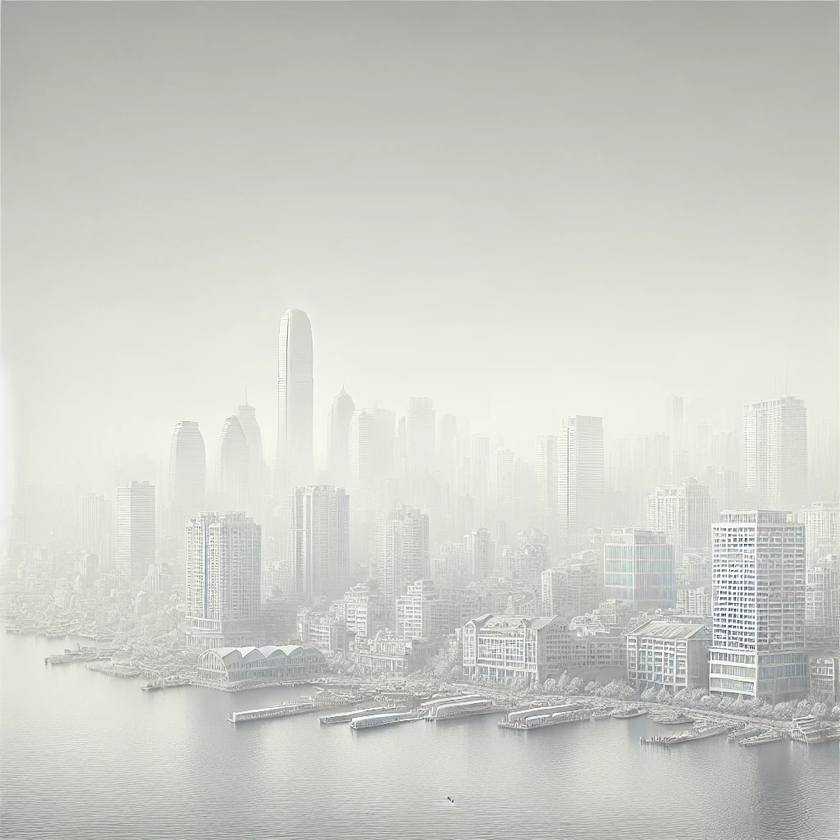
#> input picture Homework/assignment1/img/pic3.png, 840 x 840 px, shrunk from 1024 x 1024 before the run
$ python Q3.py   (older library calls are emulated)
#> lines starting #> are read from the running program, lines starting #| are printed output that depends on the picture
### Homework/assignment1/my_tools/manual_grayscale.py
import numpy as np
from my_tools import showImg
import cv2

def normalization(data):
	"""Normalize array to range [0, 1]"""
	min_val = np.min(data)
	max_val = np.max(data)
	if max_val - min_val == 0:
		return np.zeros_like(data, dtype=np.float32)
	return (data - min_val) / (max_val - min_val)

# [44 lines left out: functions manual_grayscale, color_to_gray, not called in this run]

# ฟังก์ชันสำหรับปรับความสว่างของภาพด้วยการแก้ไขแกมมา (Gamma Correction)
# แปลงข้อมูลเป็น float >> Normalize >> ยกกำลังด้วย gamma (ยิ่งน้อย ยิ่งสว่าง) >> คูณด้วย 255 แล้วแปลงกลับเป็น uint8
# ไม่ได้แปลงแค่สีเทา แต่แปลงได้กับภาพสีด้วยการแยกช่องสีแล้วปรับแกมมาทีละช่อง
def gamma_correction(gray: np.ndarray, gamma: float):
	"""Brighten/darken grayscale image with gamma correction.
	สำหรับปรับภาพมืดให้สว่างขึ้นด้วย γ<1 ex:gamma = 0.5
	หรือปรับภาพสว่างให้มืดลงด้วย γ>1 ex:gamma = 2.0
	"""
	if gray is None:
		raise ValueError("gray is None")
	if gray.ndim != 2:
		raise ValueError("gray must be a 2D grayscale image")
	if gamma <= 0:
		raise ValueError("gamma must be > 0")

	normalized = normalization(gray)  # Normalize to [0, 1]
	corrected = np.power(normalized, gamma)

    # np.clip(gray, 0, 255) บังคับให้ค่าพิกเซลอยู่ในช่วง 0–255 (กันค่าหลุดช่วง)
    # .astype(np.uint8) แปลงเป็นชนิดภาพมาตรฐาน 8-bit เพื่อให้ใช้กับการแสดงผล/บันทึกภาพได้ถูกต้อง
	return np.clip(corrected * 255.0, 0, 255).astype(np.uint8)

### Homework/assignment1/my_tools/hist.py
import numpy as np
import matplotlib.pyplot as plt


def calculate_histogram(gray_image):
    """
    คำนวณ histogram ของภาพเทาแบบเขียนเอง (ไม่ใช้ฟังก์ชันสำเร็จรูป)
    """
    if gray_image.ndim != 2:
        raise ValueError("gray_image must be a 2D grayscale image")

    # สร้าง array สำหรับเก็บจำนวนพิกเซลแต่ละค่า (0-255)
    hist = np.zeros(256, dtype=int)

    # นับจำนวนความถี่ของพิกเซลแต่ละค่า
    rows, cols = gray_image.shape
    for i in range(rows):
        for j in range(cols):
            pixel_value = gray_image[i, j]
            hist[pixel_value] += 1

    return hist


def plot_histogram(hist1, title='Histogram'):
    """
    แสดงกราฟ histogram ของภาพเทา
    """

    # แสดงกราฟ
    plt.figure(figsize=(10, 4))
    plt.bar(range(256), hist1, width=1, color='black', alpha=0.7)
    plt.xlim([0, 255])
    plt.xlabel('Pixel Intensity')
    plt.ylabel('Frequency')
    plt.title(title)
    plt.grid(alpha=0.3)
    plt.show()

# [27 lines left out: function compare_histograms, not called in this run]

def histogram_equalization(original_img):
    """
    Histogram Equalization เขียนมือเอง

    ขั้นตอน:
    1. คำนวณ histogram ของภาพต้นฉบับ
    2. คำนวณ CDF (Cumulative Distribution Function)
    3. Normalize CDF เป็นค่า 0-255
    4. Map พิกเซลแต่ละค่าไปยังค่าใหม่จาก transformation function

    Parameters:
        original_img: ภาพเทา (2D array) ค่า 0-255

    Returns:
        equalized_img: ภาพหลังจากการ equalization
    """

    # Step 1: คำนวณ histogram ของภาพต้นฉบับ
    hist = calculate_histogram(original_img)

    # Step 2: คำนวณ CDF (Cumulative Distribution Function)
    # CDF เป็นการสะสมของ histogram
    cdf = np.cumsum(hist)

    # Step 3: Normalize CDF เป็นค่า 0-255
    # สูตร: CDF_normalized = (CDF - CDF_min) / (CDF_max - CDF_min) * 255
    cdf_min = cdf[cdf > 0].min()  # ค่า CDF ที่ไม่ใช่ 0 ที่เล็กที่สุด
    cdf_normalized = ((cdf - cdf_min) / (cdf.max() - cdf_min) * 255).astype(np.uint8)

    # Step 4: Map พิกเซลเดิมไปยังค่าใหม่
    # ใช้ cdf_normalized เป็น lookup table
    equalized_img = cdf_normalized[original_img]

    return equalized_img

### Homework/assignment1/my_tools/edge_detection.py
import cv2
import numpy as np
from my_tools import manual_grayscale as manual

#เป็นการคำนวณหาค่าขอบโดยใช้สูตรของ Prewitt
def prewitt(img):
    mask_gx = np.array([[-1,0,1],[-1,0,1],[-1,0,1]], dtype=np.float32)
    mask_gy = np.array([[-1,-1,-1],[0,0,0],[1,1,1]], dtype=np.float32)
    gx = cv2.filter2D(img, cv2.CV_64F, mask_gx)
    gy = cv2.filter2D(img, cv2.CV_64F, mask_gy)
    out = np.sqrt(gx**2 + gy**2)
    # normalize ก่อนแสดงผล
    out = manual.normalization(out) * 255
    return out.astype(np.uint8)

### Homework/assignment1/my_tools/showImg.py
import cv2
import matplotlib.pyplot as plt

# [15 lines left out: function show_img_color, not called in this run]

def show_img_gray(image, title='Output Image'):
    """
    แสดงภาพผลลัพธ์ด้วย Matplotlib
    :param image: ภาพที่ต้องการแสดง (เป็น NumPy array)
    :param title: ชื่อหัวข้อของภาพ
    """

    # แสดงภาพด้วย Matplotlib
    plt.figure(figsize=(10, 6))
    plt.imshow(image, cmap='gray')
    plt.title(title)
    plt.axis('off')  # ซ่อนแกน
    plt.show()

# [9 lines left out: function show_img_with_cv2, not called in this run]

### Homework/assignment1/Q3.py
"""
ข้อที่ 3: การตรวจหาขอบภาพประสิทธิภาพสูง (Optimized Edge Detection)
โจทย์: ดำเนินการหาขอบภาพจากไฟล์ pic3.png ให้มีความคมชัดและสมบูรณ์ที่สุด
เงื่อนไขสำคัญ: นักศึกษาต้องดำเนินการ ปรับปรุงคุณภาพภาพ (Preprocessing) เพื่อจัดการกับปัญหาต้นฉบับก่อน
แล้วจึงเข้าสู่กระบวนการหาขอบภาพ (Edge Detection) เพื่อให้ได้ผลลัพธ์ที่มีประสิทธิภาพสูงสุด
"""

import cv2
import numpy as np
from my_tools.showImg import show_img_gray
from my_tools.edge_detection import  prewitt
from my_tools.hist import calculate_histogram, plot_histogram, histogram_equalization
from my_tools.manual_grayscale import gamma_correction

# อ่านภาพจากไฟล์
img  = cv2.imread('./img/pic3.png', cv2.IMREAD_GRAYSCALE)
#> img: shape (840, 840); min 55, max 255, mean 206
if img is None:
	raise FileNotFoundError("Cannot read ./img/pic3.png")
show_img_gray(img, title='Original Image')
print(f"min : {np.min(img)} , max : {np.max(img)}")
#| min : 55 , max : 255

# จากภาพต้นฉบับจะเห็นว่าภาพสว่างเกินไปต้องทำการลดความสว่างของภาพลง
# โดยใช้ power-law transformation (Gamma Correction) เพื่อให้ภาพมีมิติมากยิ่งขึ้น และเห็นรายละเอียดในภาพชัดเจนขึ้น
# ปรับความสว่างของภาพด้วยการแก้ไขแกมมากับแต่ละช่องสี
gamma = 2.0 # ปรับค่า gamma > 1 เพื่อทำให้ภาพมืดลง
enhanced_img = gamma_correction(img, gamma)
#> in normalization, `min_val = np.min(data)`: min_val = 55
#> in normalization, `max_val = np.max(data)`: max_val = 255
#> in gamma_correction, `corrected = np.power(normalized, gamma)`:
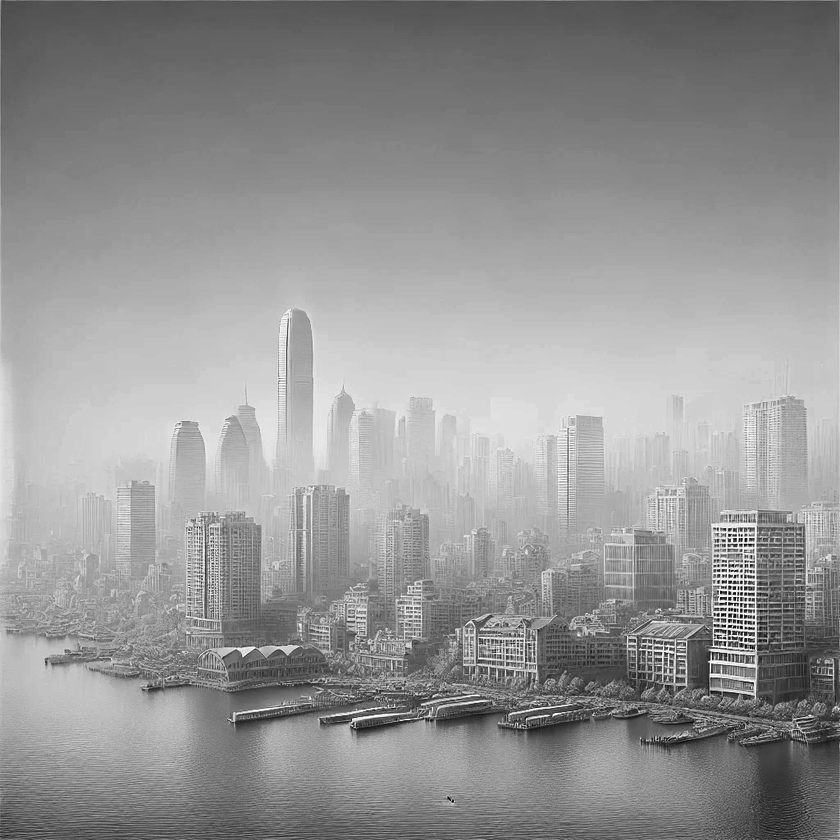
#> corrected: shape (840, 840) float64; min 0, max 1, mean 0.583
show_img_gray(enhanced_img, title='Enhanced Image')
print(f"min : {np.min(enhanced_img)} , max : {np.max(enhanced_img)}")
#| min : 0 , max : 255

# ปรับปรุงคุณภาพภาพด้วยการทำ Histogram Equalization
# จาก histogram จะเห็นว่าความถี่ของ pixel กระจุกตัวกันอยู่ตรงกลาง
# ไม่กระจายตัวเต็ม scale 0-255
# สรุปได้ว่าเป็น ภาพที่ Low Contrast
# แก้ได้โดย Histogram equalization
hist1 = calculate_histogram(enhanced_img)
#> after the loop in calculate_histogram, `for i in range(rows):`: hist = 256 values, max 15492 at index 193, min 0 at index 45, mean 2756.2
#> hist1 has the same summary as hist in calculate_histogram
plot_histogram(hist1, title='Gamma Corrected Histogram')
#> in plot_histogram, `plt.show()`:
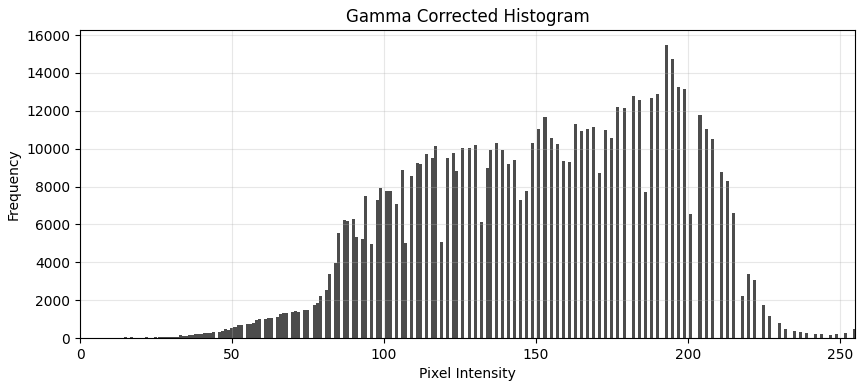
#> figure drawn by matplotlib, 1 panel; tallest bar 15492 high, from x = 192.5 to 193.5

# ที่ทำ histogram equalization ครั้งที่สอง เพราะภาพที่ผ่านการปรับความสว่างด้วย
# gamma correction แล้วยังมีปัญหาเรื่อง Low Contrast อยู่และยังไม่กระจายตัวเต็ม scale 0-255
equalized_img = histogram_equalization(enhanced_img)
#> in histogram_equalization, `cdf = np.cumsum(hist)`: cdf = 256 values from 7 to 705600
#> in histogram_equalization, `cdf_min = cdf[cdf > 0].min()`: cdf_min = 7
#> in histogram_equalization, `cdf_normalized = ((cdf - cdf_min) / (cdf.max() - cdf_min) * 255).astyp..`: cdf_normalized = 256 values from 0 to 255
#> in histogram_equalization, `equalized_img = cdf_normalized[original_img]`:
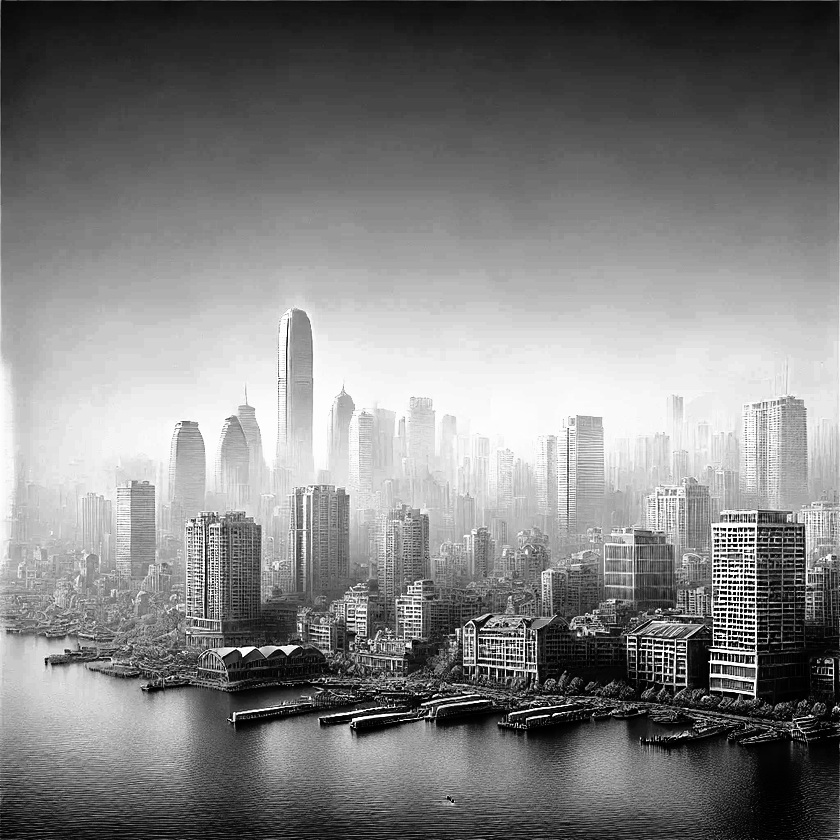
#> equalized_img: shape (840, 840); min 0, max 255, mean 128.7
hist2 = calculate_histogram(equalized_img)
#> hist2 = 256 values, max 15492 at index 211, min 0 at index 14, mean 2756.2
plot_histogram(hist2, title='Equalized Histogram')
#> call 2 of plot_histogram, with hist1 = array of shape (256,), title = 'Equalized Histogram'
#> in plot_histogram (call 2), `plt.show()`:
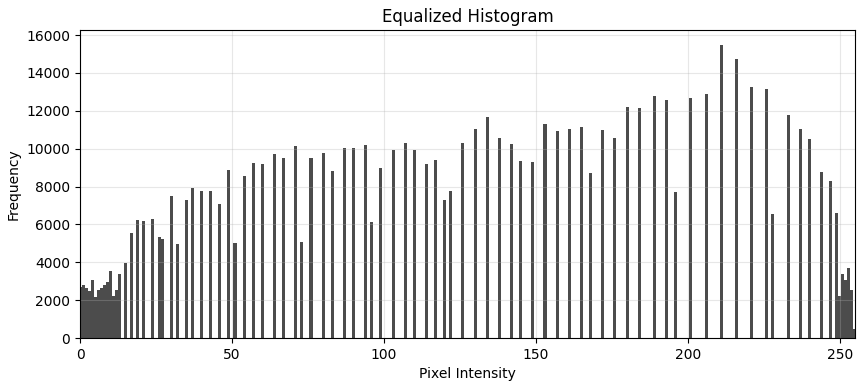
#> figure drawn by matplotlib, 1 panel; tallest bar 15492 high, from x = 210.5 to 211.5
print(f"min : {np.min(equalized_img)} , max : {np.max(equalized_img)}")
#| min : 0 , max : 255

# หาขอบภาพด้วย Prewitt Operator
# Prewitt Operator เป็นตัวกรองที่ใช้สำหรับการตรวจจับขอบภาพ โดยจะคำนวณความแตกต่างของความเข้มในแนวนอนและแนวตั้ง
# เพื่อหาขอบภาพที่คมชัดและสมบูรณ์ที่สุด เราจะใช้ภาพที่ผ่านการปรับความสว่างและปรับ Contrast
# ด้วย Histogram Equalization แล้วมาใช้ในการหาขอบภาพด้วย Prewitt Operator
prewitt_img = prewitt(equalized_img)
#> in prewitt, `gy = cv2.filter2D(img, cv2.CV_64F, mask_gy)`:
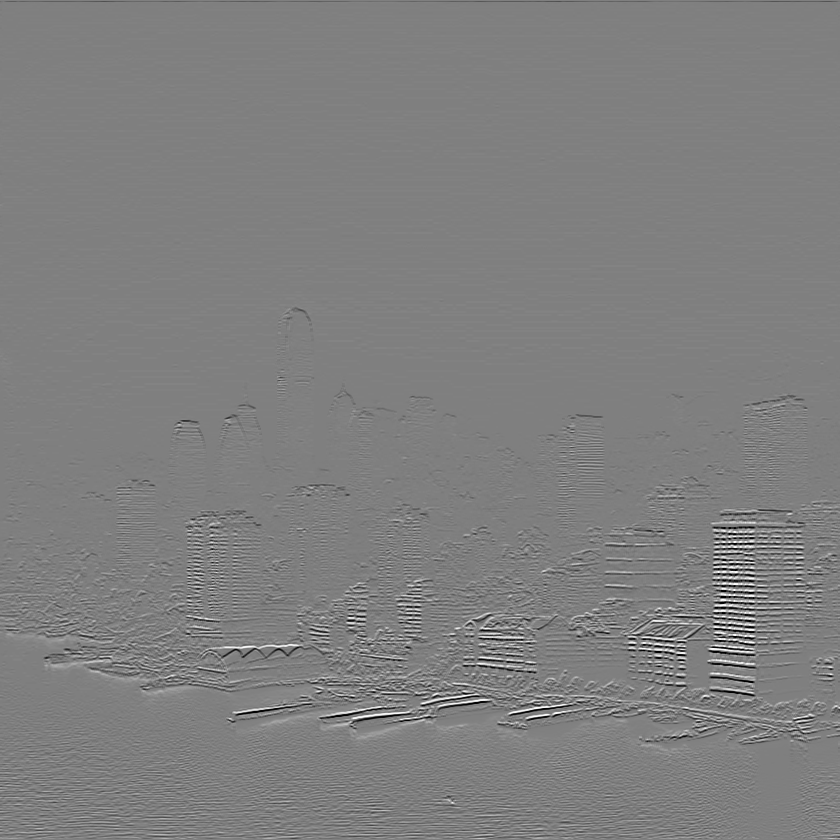
#> gy: shape (840, 840) float64; min -765, max 765, mean 0; drawn with min black and max white
#> in prewitt, `out = np.sqrt(gx**2 + gy**2)`:
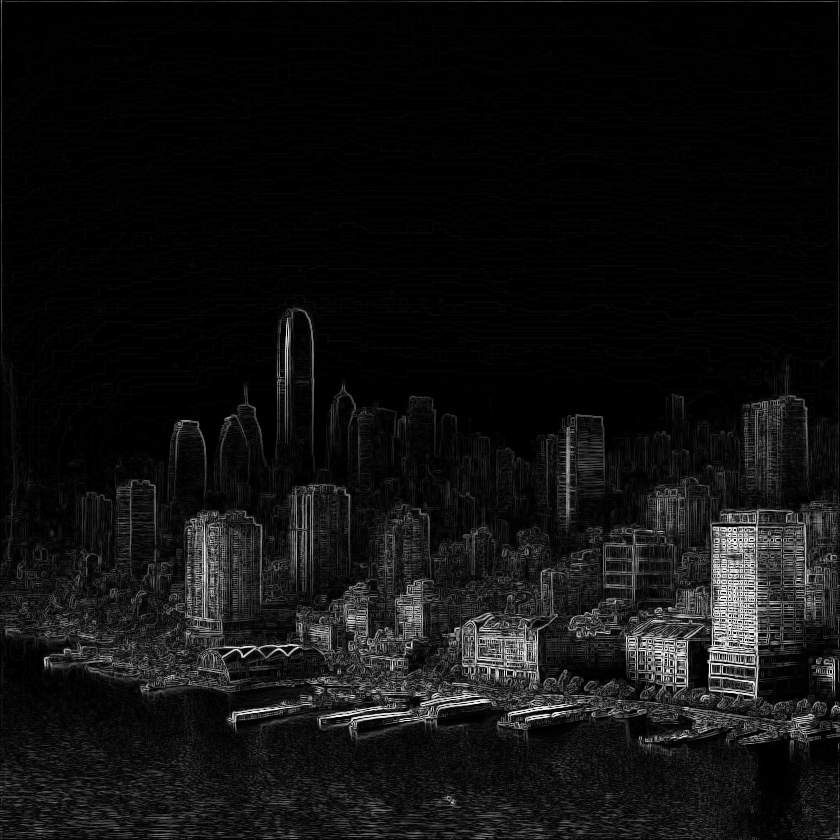
#> out: shape (840, 840) float64; min 0, max 797.3, mean 53; drawn with min black and max white
# Prewitt operator คืนค่าเป็น uint8 พร้อม normalize แล้ว
print(f"min : {np.min(prewitt_img)} , max : {np.max(prewitt_img)}")
#| min : 0 , max : 255
show_img_gray(prewitt_img, title='Prewitt Edge Detection Result')

result = cv2.hconcat([img, enhanced_img, equalized_img, prewitt_img])
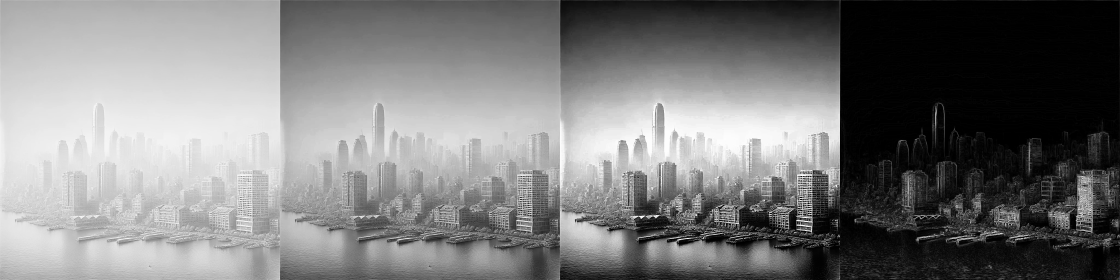
#> result: shape (840, 3360) (shown at 1/3 size); min 0, max 255, mean 124.9
show_img_gray(result, title='Original vs Enhanced vs Equalized vs Prewitt Result')
cv2.imwrite('./output_img/ResultQ3.jpg', result)

$ run again, with Homework/assignment1/img/pic1.png copied over Homework/assignment1/img/pic3.png
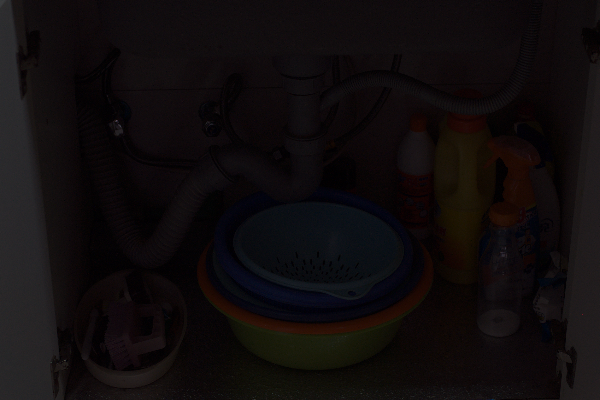
#> input picture Homework/assignment1/img/pic1.png, 600 x 400 px
#| min : 0 , max : 80
#> min_val = 0
#> max_val = 80
#| min : 0 , max : 255
#> after the loop in calculate_histogram, `for i in range(rows):`: hist = 256 values, max 40065 at index 0, min 0 at index 9, mean 937.5
#> hist1 has the same summary as hist in calculate_histogram
#> cdf = 256 values from 40065 to 240000
#> cdf_min = 40065
#> cdf_normalized = 256 values from 0 to 255
#> hist2 = 256 values, max 40065 at index 0, min 0 at index 1, mean 937.5
#| min : 0 , max : 255
#> in prewitt, `out = np.sqrt(gx**2 + gy**2)`:
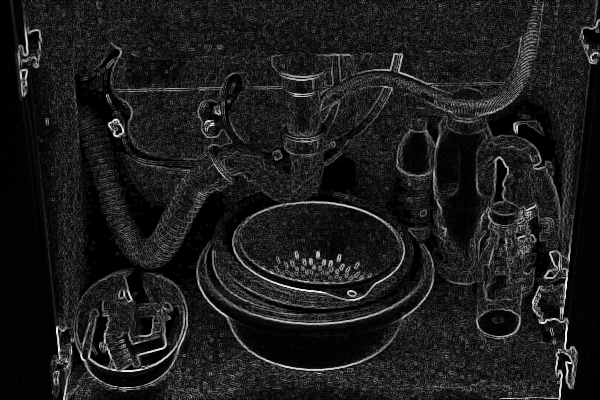
#> out: shape (400, 600) float64; min 0, max 711.4, mean 80.5; drawn with min black and max white
#| min : 0 , max : 255
#> `result = cv2.hconcat([img, enhanced_img, equalized_img, prewitt_img])`:
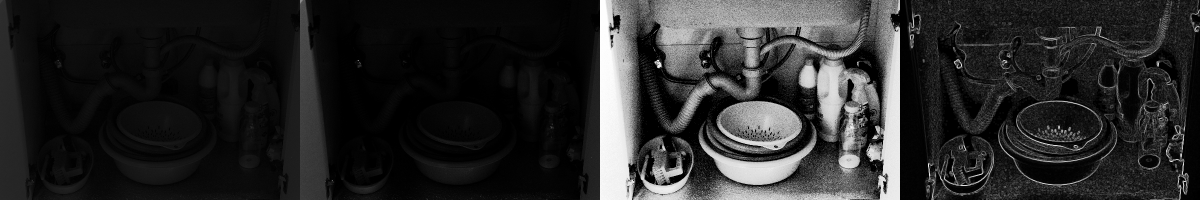
#> result: shape (400, 2400) (shown at 1/2 size); min 0, max 255, mean 41.1

$ run again, with Homework/assignment1/img/pic2.png copied over Homework/assignment1/img/pic3.png
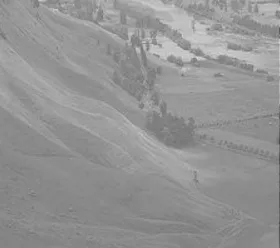
#> input picture Homework/assignment1/img/pic2.png, 280 x 248 px
#| min : 76 , max : 218
#> min_val = 76
#> max_val = 218
#| min : 0 , max : 255
#> after the loop in calculate_histogram, `for i in range(rows):`: hist = 256 values, max 3973 at index 50, min 0 at index 14, mean 271.2
#> hist1 has the same summary as hist in calculate_histogram
#> cdf = 256 values from 11 to 69440
#> cdf_min = 11
#> cdf_normalized = 256 values from 0 to 255
#> hist2 = 256 values, max 3973 at index 81, min 0 at index 6, mean 271.2
#| min : 0 , max : 255
#> in prewitt, `out = np.sqrt(gx**2 + gy**2)`:
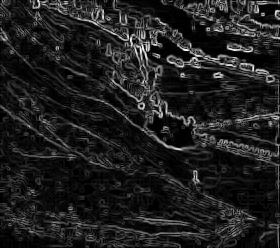
#> out: shape (248, 280) float64; min 0, max 749, mean 93.4; drawn with min black and max white
#| min : 0 , max : 255
#> `result = cv2.hconcat([img, enhanced_img, equalized_img, prewitt_img])`:
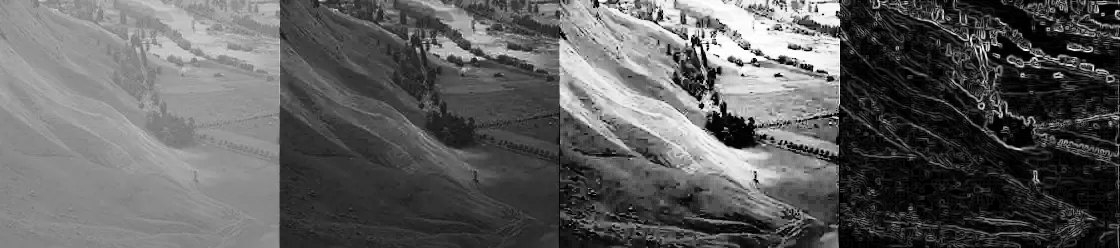
#> result: shape (248, 1120); min 0, max 255, mean 94.2
